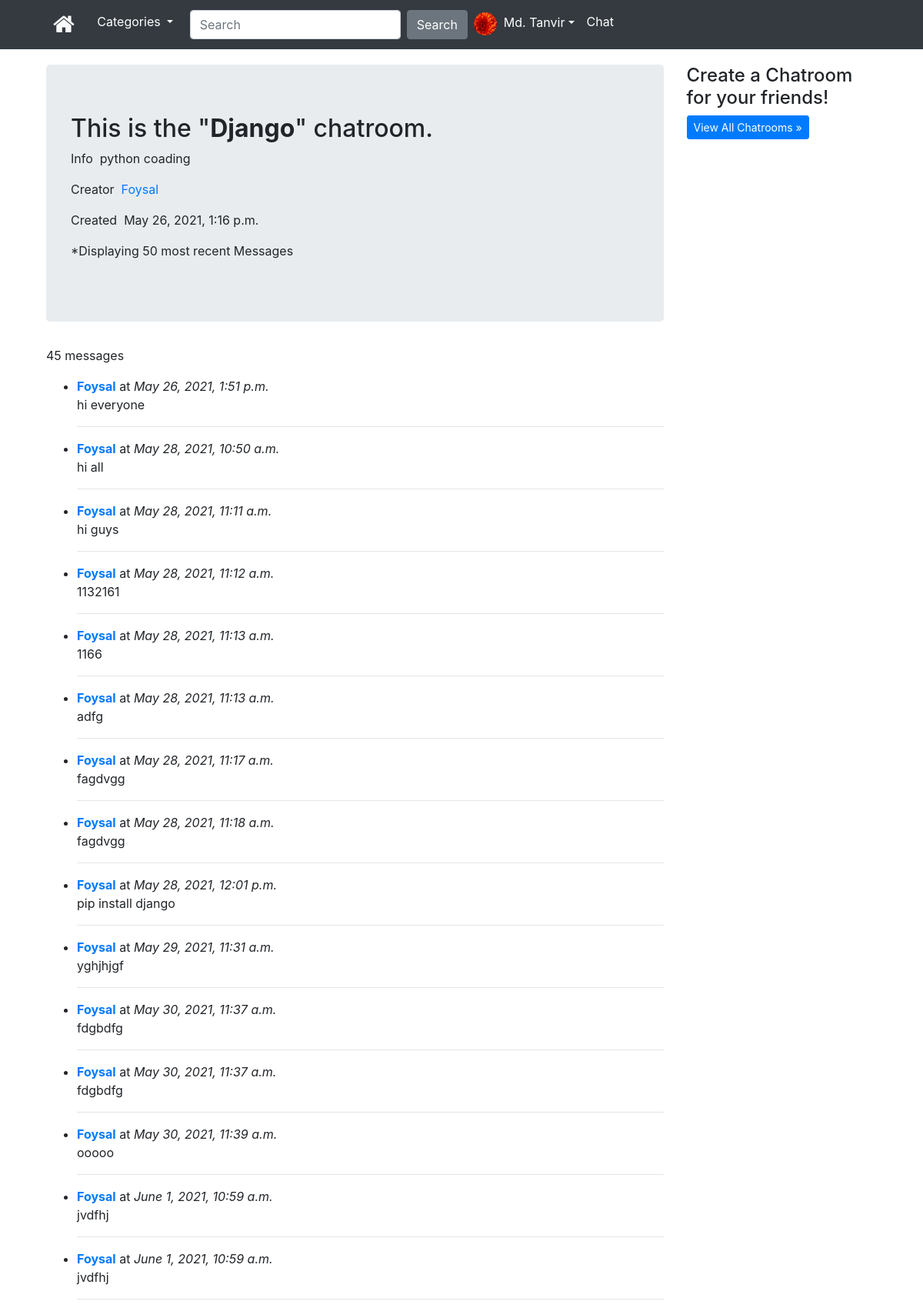
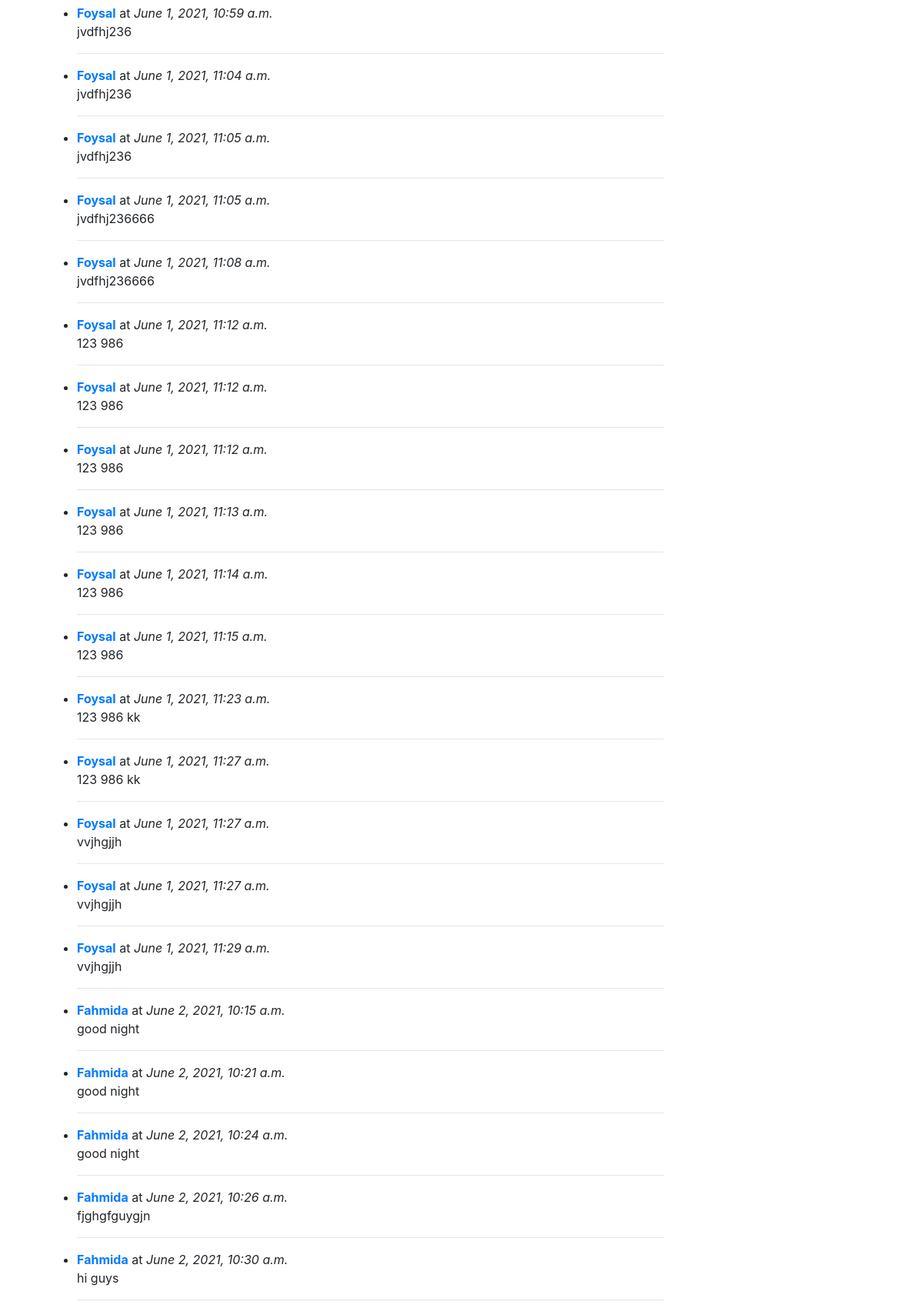
/chat/chatrooms/django (signed in, upper part), run on the app's committed database (2 pictures, top to bottom).
### App_Login/models.py (models this page shows)
class UserProfile(models.Model):
    user = models.OneToOneField(User, related_name='user_profile', on_delete=models.CASCADE)
    description = models.TextField(blank=True)
    profile_pic = models.ImageField(upload_to='profile_pics', blank=True)
    dob = models.DateField(blank=True, null=True)
    website = models.URLField(blank=True)

### chat/models.py (models this page shows, shortened)
class Chatroom(models.Model):
    name = models.CharField(max_length=50, unique=True, blank=False)
    info = models.CharField(max_length=300, blank=False)
    slug = AutoSlugField(populate_from='name')
    created = models.DateTimeField(auto_now_add=True)
    created_by = models.ForeignKey(User, related_name='chatroom_creator',
                                   on_delete=models.CASCADE, blank=False)

class Message(models.Model):
    text = models.CharField(max_length=1000)
    created = models.DateTimeField(auto_now_add=True)
    created_by = models.ForeignKey(User, related_name='message_creator',
                                   on_delete=models.CASCADE, blank=False)
    chatroom = models.ForeignKey(Chatroom, on_delete=models.CASCADE)

### chat/views.py (the view)
# urls.py: path('chatrooms/<slug:slug>', views.ChatroomView.as_view(), name='chatroom'),
class ChatroomView(LoginRequiredMixin, DetailView):
    model = Chatroom
    context_object_name = 'recent_messages'
    context_object_name = 'chatroom'
    template_name = 'chat/chatroom.html'
    slug_url_kwarg = 'slug'
    def get_object(self, queryset=None):
        rooms = Chatroom.objects.filter(slug=self.kwargs['slug'])
        if rooms.exists():
            return rooms[0]
        else:
            raise Http404
    def get_context_data(self, **kwargs):
        context = super(ChatroomView, self).get_context_data(**kwargs)
        context['chatroom'] = self.object
        context['recent_messages'] = Message.objects.filter(chatroom=self.object)[:50]
        return context

### App_Content/context_processors.py (called while the page is built)
def extras(request):
    cat_menu_list = Category.objects.all()
    return {'cat_menu_list': cat_menu_list}

### App_Content/models.py (called while the page is built)
    def __str__(self):
        return self.title

### templates/chat/chatroom.html (shortened to what this page needs)
{% extends "base.html" %}
{% block body_block %}
<div class="container">
  <div class="row">
    <div class="col-lg-9">
      <div class="jumbotron">
        <h2>This is the "<b>{{ chatroom.name }}</b>" chatroom.</h2>
        <p><span class="label label-default">Info</span>&nbsp;&nbsp;{{ chatroom.info }}</p>
        <p><span class="label label-default">Creator</span>&nbsp;&nbsp;<a href="{% url 'App_Login:user' username=chatroom.created_by %}">{{ chatroom.created_by }}</a></p>
        <p><span class="label label-default">Created</span>&nbsp;&nbsp;{{ chatroom.created }}</p>
        <p>*Displaying 50 most recent Messages</p>
      </div>
      {% if recent_messages %}
      <p><span class="label label-primary">{{ recent_messages.count }} message{{ recent_messages.count|pluralize }}</p>
      <ul>
        {% for message in recent_messages %}
        <li>
          <a href="{% url 'App_Login:user'  username=message.created_by %}"><b>{{ message.created_by }}</b></a> at <i>{{ message.created }}</i><br>
          <p>{{ message.text }}</p>
        </li>
        <hr>
        {% endfor %}
      </ul>
      {% else %}
      <p><b><i>No Messages have been posted yet.</i></b></p><br>
      {% endif %}
    </div>
    <div class="col-lg-3">
      <h4>Create a Chatroom for your friends!</h4>
      <p><a class="btn btn-primary btn-sm" href="{% url 'chat:chatrooms' %}">View All Chatrooms &raquo;</a></p>
    </div>
  </div>
  {% endblock %}

### templates/base.html (shortened to what this page needs)
<!DOCTYPE html>
<html lang="en" dir="ltr">
<head>
  <link rel="stylesheet" href="https://maxcdn.bootstrapcdn.com/bootstrap/4.5.2/css/bootstrap.min.css">
  <link rel="stylesheet" href="https://cdnjs.cloudflare.com/ajax/libs/font-awesome/4.7.0/css/font-awesome.min.css">
</head>
<body>
  <nav class="navbar navbar-expand-sm bg-dark navbar-dark">
    <ul class="navbar-nav">&nbsp; &nbsp;&nbsp; &nbsp; &nbsp; &nbsp;
      {% if user.is_authenticated %}
      <li class="nav-item active">
        <a class="nav-link" href="{% url 'index' %}"><i class="fa fa-home" style="font-size:30px;color:#F8F9F9"></i></a>
      </li>
      <li class="nav-item dropdown active">
        <a class="nav-link dropdown-toggle" href="{% url 'App_Content:category_list' %}" id="navbardrop" data-toggle="dropdown">
          Categories
        </a>
      </li>
      <form class="form-inline" method="GET">
        <input class="form-control mr-sm-2" type="text" name="search" placeholder="Search">
        <button class="btn btn-secondary" type="submit">Search</button>
      </form>
      <div class="nav-item dropdown active ">
        {% if user.user_profile.profile_pic %}
        <a class="nav-link dropdown-toggle" data-toggle="dropdown" href="{% url 'App_Login:profile' %}"><img src="/media/{{user.user_profile.profile_pic}}" width="30px" height="30px" class="rounded-circle">&nbsp; {{user.first_name}}</a>
        {% else %}
        <a class="nav-link dropdown-toggle" data-toggle="dropdown" href="{% url 'App_Login:profile' %}"><img src="/media/default_pic.PNG" width="30px" height="30px" class="rounded-circle">&nbsp; {{user.first_name}}</a>
        {% endif %}
      </div>
      <li class="nav-item active">
        <a class="nav-link" href="{% url 'chat:home' %}">Chat</a>
      </li>
      {% endif %}
    </ul>
  </nav>
  <div class="container" style="padding-top:20px">
    {% block body_block %}
    {% endblock %}
</body>
</html>

### data on the page
Chatroom: name "Django", info "python coading", created_by "Foysal", created "May 26, 2021, 1:16 p.m."
Message: created_by "Foysal", created "May 26, 2021, 1:51 p.m.", text "hi everyone"
Message: created_by "Foysal", created "May 28, 2021, 10:50 a.m.", text "hi all"
Message: created_by "Foysal", created "May 28, 2021, 11:11 a.m.", text "hi guys"
Message: created_by "Foysal", created "May 28, 2021, 11:12 a.m.", text "1132161"
Message: created_by "Foysal", created "May 28, 2021, 11:13 a.m.", text "1166"
Message: created_by "Foysal", created "May 28, 2021, 11:13 a.m.", text "adfg"
Message: created_by "Foysal", created "May 28, 2021, 11:17 a.m.", text "fagdvgg"
Message: created_by "Foysal", created "May 28, 2021, 11:18 a.m.", text "fagdvgg"
Message: created_by "Foysal", created "May 28, 2021, 12:01 p.m.", text "pip install django"
Message: created_by "Foysal", created "May 29, 2021, 11:31 a.m.", text "yghjhjgf"
Message: created_by "Foysal", created "May 30, 2021, 11:37 a.m.", text "fdgbdfg"
Message: created_by "Foysal", created "May 30, 2021, 11:37 a.m.", text "fdgbdfg"
Message: created_by "Foysal", created "May 30, 2021, 11:39 a.m.", text "ooooo"
Message: created_by "Foysal", created "June 1, 2021, 10:59 a.m.", text "jvdfhj"
Message: created_by "Foysal", created "June 1, 2021, 10:59 a.m.", text "jvdfhj"
Message: created_by "Foysal", created "June 1, 2021, 10:59 a.m.", text "jvdfhj236"
Message: created_by "Foysal", created "June 1, 2021, 11:04 a.m.", text "jvdfhj236"
Message: created_by "Foysal", created "June 1, 2021, 11:05 a.m.", text "jvdfhj236"
Message: created_by "Foysal", created "June 1, 2021, 11:05 a.m.", text "jvdfhj236666"
Message: created_by "Foysal", created "June 1, 2021, 11:08 a.m.", text "jvdfhj236666"
Message: created_by "Foysal", created "June 1, 2021, 11:12 a.m.", text "123 986"
Message: created_by "Foysal", created "June 1, 2021, 11:12 a.m.", text "123 986"
Message: created_by "Foysal", created "June 1, 2021, 11:12 a.m.", text "123 986"
Message: created_by "Foysal", created "June 1, 2021, 11:13 a.m.", text "123 986"
Message: created_by "Foysal", created "June 1, 2021, 11:14 a.m.", text "123 986"
Message: created_by "Foysal", created "June 1, 2021, 11:15 a.m.", text "123 986"
Message: created_by "Foysal", created "June 1, 2021, 11:23 a.m.", text "123 986 kk"
Message: created_by "Foysal", created "June 1, 2021, 11:27 a.m.", text "123 986 kk"
Message: created_by "Foysal", created "June 1, 2021, 11:27 a.m.", text "vvjhgjjh"
Message: created_by "Foysal", created "June 1, 2021, 11:27 a.m.", text "vvjhgjjh"
Message: created_by "Foysal", created "June 1, 2021, 11:29 a.m.", text "vvjhgjjh"
Message: created_by "Fahmida", created "June 2, 2021, 10:15 a.m.", text "good night"
Message: created_by "Fahmida", created "June 2, 2021, 10:21 a.m.", text "good night"
Message: created_by "Fahmida", created "June 2, 2021, 10:24 a.m.", text "good night"
Message: created_by "Fahmida", created "June 2, 2021, 10:26 a.m.", text "fjghgfguygjn"
Message: created_by "Fahmida", created "June 2, 2021, 10:30 a.m.", text "hi guys"

### other printed values
{{ user.first_name }} "Md. Tanvir"
{{ recent_messages.count }} "45"
